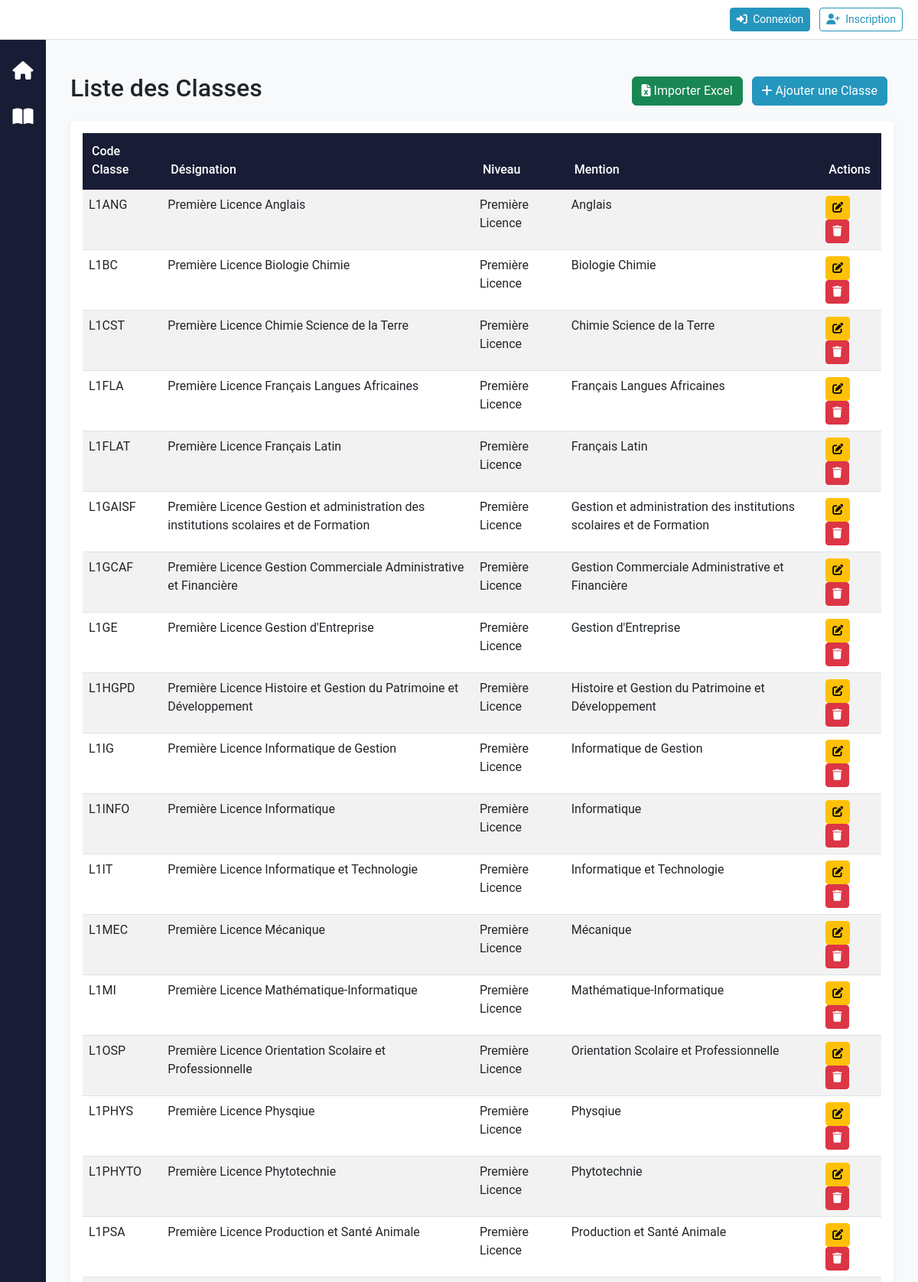
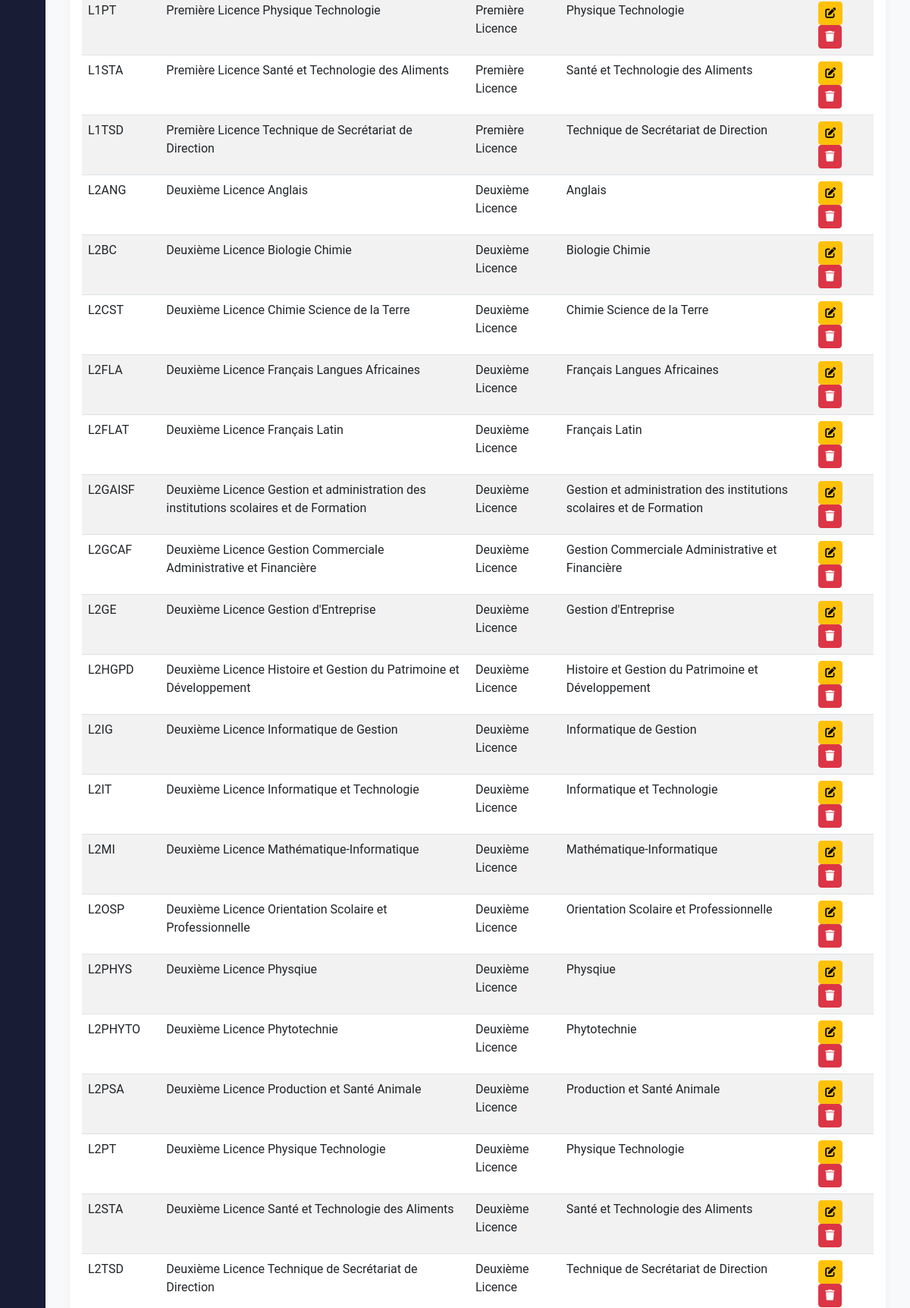
The page /reglage/classes/ (upper part) on the database its author committed (2 pictures, top to bottom).
### reglage/models.py (models this page shows, shortened)
class Classe(models.Model):
    niveau = models.ForeignKey(Niveau, on_delete=models.CASCADE)
    mention = models.ForeignKey(Mention, on_delete=models.CASCADE)
    CodeClasse = models.CharField(max_length=40, unique=True, blank=True)
    DesignationClasse = models.CharField(max_length=200, blank=True)
    class Meta:
        unique_together = ('niveau', 'mention')

class Niveau(models.Model):
    CodeNiveau = models.CharField(max_length=20, primary_key=True)
    DesignationNiveau = models.CharField(max_length=100)
    def __str__(self):
        return self.DesignationNiveau

class Mention(models.Model):
    CodeMention = models.CharField(max_length=20, primary_key=True)
    DesignationMention = models.CharField(max_length=100)
    departement = models.ForeignKey(Departement, on_delete=models.CASCADE, related_name='mentions', null=True, blank=True)
    def __str__(self):
        return self.DesignationMention

### reglage/views.py (the view)
# urls.py: path('classes/', views.ClasseListView.as_view(), name='classe_list'),
class ClasseListView(OrganisationFilterMixin, ListView):
    model = Classe
    template_name = 'reglage/classe_list.html'
    context_object_name = 'classes'
    def get_queryset(self):
        queryset = Classe.objects.all()
        user_org = self.get_user_organisation()
        if user_org:
            queryset = queryset.filter(mention__departement__section__CodeSection=user_org.code)
        return queryset.order_by('CodeClasse')

### accounts/context_processors.py (called while the page is built, shortened)
def user_roles(request):
    return {
        'user_organisation': None,
        'is_org_user': False,
        'is_admin': False,
        'is_administrative_role': False,
        'is_gestionnaire': False,
        'is_section_role': False,
        'is_department_role': False,
        'is_enseignant': False,
        'is_etudiant': False,
        'is_personnel_admin': False,
        'can_access_reglage': False,
        'can_access_finance': False,
        'can_create_users': False,
        'can_delete_all': False,
        'can_view_department_data': lambda dept: False,
        'can_view_section_data': lambda section: False,
        'user_roles': [],
        'user_department': None,
        'user_section': None,
        'user_section_designation': None,
    }

### accounts/organisation_utils.py (called while the page is built)
def get_user_organisation(user):
    if not user.is_authenticated:
        return None
    if user.is_superuser:
        return None
    if hasattr(user, 'profile') and user.profile.organisation:
        return user.profile.organisation
    return None

def is_org_user(user):
    return get_user_organisation(user) is not None

### reglage/views.py (called while the page is built)
    def get_user_organisation(self):
        return get_user_organisation(self.request.user)

    def is_org_user(self):
        return is_org_user(self.request.user)

    def get_context_data(self, **kwargs):
        context = super().get_context_data(**kwargs)
        context['is_org_user'] = self.is_org_user()
        context['user_organisation'] = self.get_user_organisation()
        return context

### reglage/templates/reglage/classe_list.html (shortened to what this page needs)
{% extends 'base.html' %}
{% block content %}
<div class="container mt-4">
    <div class="d-flex justify-content-between align-items-center mb-3">
        <h2>Liste des Classes</h2>
        <div>
            <button type="button" class="btn btn-success me-2" data-bs-toggle="modal" data-bs-target="#importExcelModal">
                <i class="fas fa-file-excel"></i> Importer Excel
            </button>
            <a href="{% url 'reglage:classe_create' %}" class="btn btn-primary me-2">
                <i class="fas fa-plus"></i> Ajouter une Classe
            </a>
        </div>
    </div>
    <div class="card">
        <div class="card-body">
            <table class="table table-striped table-hover">
                <thead class="thead-dark">
                    <tr>
                        <th>Code Classe</th>
                        <th>Désignation</th>
                        <th>Niveau</th>
                        <th>Mention</th>
                        <th>Actions</th>
                    </tr>
                </thead>
                <tbody>
                    {% for classe in classes %}
                    <tr>
                        <td>{{ classe.CodeClasse }}</td>
                        <td>{{ classe.DesignationClasse }}</td>
                        <td>{{ classe.niveau }}</td>
                        <td>{{ classe.mention }}</td>
                        <td>
                            <a href="{% url 'reglage:classe_update' classe.pk %}" class="btn btn-sm btn-warning" title="Modifier">
                                <i class="fas fa-edit"></i>
                            </a>
                            {% if not is_org_user %}
                            <a href="{% url 'reglage:classe_delete' classe.pk %}" class="btn btn-sm btn-danger" title="Supprimer">
                                <i class="fas fa-trash"></i>
                            </a>
                            {% endif %}
                        </td>
                    </tr>
                    {% empty %}
                    <tr>
                        <td colspan="5" class="text-center">Aucune classe trouvée.</td>
                    </tr>
                    {% endfor %}
                </tbody>
            </table>
        </div>
    </div>
</div>
{% endblock %}

### static/css/style.css (style rules this page uses)
:root { --primary: #2596be; --primary-dark: #1a7592; --secondary: #6c757d; --success: #28a745; --info: #17a2b8; --warning: #ffc107; --danger: #dc3545; --light: #f8f9fa; --dark: #181c34; --border-radius: 0.375rem; --transition: all 0.3s ease; }
body { background-color: var(--light); font-size: 16px; font-family: 'Roboto', 'Segoe UI', sans-serif; }
.card { border: none; box-shadow: 0 2px 10px rgba(0,0,0,0.05); transition: var(--transition); }
.table thead th { background-color: var(--dark); color: white; border-bottom: 2px solid var(--dark); font-weight: 500; padding: 0.75rem; }
.btn-primary { background-color: var(--primary); border-color: var(--primary); }

### templates/base.html (style rules this page uses)
body { display: flex; min-height: 100vh; flex-direction: column; }

### rows shown on the page
Classe: CodeClasse "L1ANG", DesignationClasse "Première Licence Anglais", niveau "Première Licence", mention "Anglais"
Classe: CodeClasse "L1BC", DesignationClasse "Première Licence Biologie Chimie", niveau "Première Licence", mention "Biologie Chimie"
Classe: CodeClasse "L1CST", DesignationClasse "Première Licence Chimie Science de la Terre", niveau "Première Licence", mention "Chimie Science de la Terre"
Classe: CodeClasse "L1FLA", DesignationClasse "Première Licence Français Langues Africaines", niveau "Première Licence", mention "Français Langues Africaines"
Classe: CodeClasse "L1FLAT", DesignationClasse "Première Licence Français Latin", niveau "Première Licence", mention "Français Latin"
Classe: CodeClasse "L1GAISF", DesignationClasse "Première Licence Gestion et administration des institutions scolaires et de Formation", niveau "Première Licence", mention "Gestion et administration des institutions scolaires et de Formation"
Classe: CodeClasse "L1GCAF", DesignationClasse "Première Licence Gestion Commerciale Administrative et Financière", niveau "Première Licence", mention "Gestion Commerciale Administrative et Financière"
Classe: CodeClasse "L1GE", DesignationClasse "Première Licence Gestion d'Entreprise", niveau "Première Licence", mention "Gestion d'Entreprise"
Classe: CodeClasse "L1HGPD", DesignationClasse "Première Licence Histoire et Gestion du Patrimoine et Développement", niveau "Première Licence", mention "Histoire et Gestion du Patrimoine et Développement"
Classe: CodeClasse "L1IG", DesignationClasse "Première Licence Informatique de Gestion", niveau "Première Licence", mention "Informatique de Gestion"
Classe: CodeClasse "L1INFO", DesignationClasse "Première Licence Informatique", niveau "Première Licence", mention "Informatique"
Classe: CodeClasse "L1IT", DesignationClasse "Première Licence Informatique et Technologie", niveau "Première Licence", mention "Informatique et Technologie"
Classe: CodeClasse "L1MEC", DesignationClasse "Première Licence Mécanique", niveau "Première Licence", mention "Mécanique"
Classe: CodeClasse "L1MI", DesignationClasse "Première Licence Mathématique-Informatique", niveau "Première Licence", mention "Mathématique-Informatique"
Classe: CodeClasse "L1OSP", DesignationClasse "Première Licence Orientation Scolaire et Professionnelle", niveau "Première Licence", mention "Orientation Scolaire et Professionnelle"
Classe: CodeClasse "L1PHYS", DesignationClasse "Première Licence Physqiue", niveau "Première Licence", mention "Physqiue"
Classe: CodeClasse "L1PHYTO", DesignationClasse "Première Licence Phytotechnie", niveau "Première Licence", mention "Phytotechnie"
Classe: CodeClasse "L1PSA", DesignationClasse "Première Licence Production et Santé Animale", niveau "Première Licence", mention "Production et Santé Animale"
Classe: CodeClasse "L1PT", DesignationClasse "Première Licence Physique Technologie", niveau "Première Licence", mention "Physique Technologie"
Classe: CodeClasse "L1STA", DesignationClasse "Première Licence Santé et Technologie des Aliments", niveau "Première Licence", mention "Santé et Technologie des Aliments"
Classe: CodeClasse "L1TSD", DesignationClasse "Première Licence Technique de Secrétariat de Direction", niveau "Première Licence", mention "Technique de Secrétariat de Direction"
Classe: CodeClasse "L2ANG", DesignationClasse "Deuxième Licence Anglais", niveau "Deuxième Licence", mention "Anglais"
Classe: CodeClasse "L2BC", DesignationClasse "Deuxième Licence Biologie Chimie", niveau "Deuxième Licence", mention "Biologie Chimie"
Classe: CodeClasse "L2CST", DesignationClasse "Deuxième Licence Chimie Science de la Terre", niveau "Deuxième Licence", mention "Chimie Science de la Terre"
Classe: CodeClasse "L2FLA", DesignationClasse "Deuxième Licence Français Langues Africaines", niveau "Deuxième Licence", mention "Français Langues Africaines"
Classe: CodeClasse "L2FLAT", DesignationClasse "Deuxième Licence Français Latin", niveau "Deuxième Licence", mention "Français Latin"
Classe: CodeClasse "L2GAISF", DesignationClasse "Deuxième Licence Gestion et administration des institutions scolaires et de Formation", niveau "Deuxième Licence", mention "Gestion et administration des institutions scolaires et de Formation"
Classe: CodeClasse "L2GCAF", DesignationClasse "Deuxième Licence Gestion Commerciale Administrative et Financière", niveau "Deuxième Licence", mention "Gestion Commerciale Administrative et Financière"
Classe: CodeClasse "L2GE", DesignationClasse "Deuxième Licence Gestion d'Entreprise", niveau "Deuxième Licence", mention "Gestion d'Entreprise"
Classe: CodeClasse "L2HGPD", DesignationClasse "Deuxième Licence Histoire et Gestion du Patrimoine et Développement", niveau "Deuxième Licence", mention "Histoire et Gestion du Patrimoine et Développement"
Classe: CodeClasse "L2IG", DesignationClasse "Deuxième Licence Informatique de Gestion", niveau "Deuxième Licence", mention "Informatique de Gestion"
Classe: CodeClasse "L2IT", DesignationClasse "Deuxième Licence Informatique et Technologie", niveau "Deuxième Licence", mention "Informatique et Technologie"
Classe: CodeClasse "L2MI", DesignationClasse "Deuxième Licence Mathématique-Informatique", niveau "Deuxième Licence", mention "Mathématique-Informatique"
Classe: CodeClasse "L2OSP", DesignationClasse "Deuxième Licence Orientation Scolaire et Professionnelle", niveau "Deuxième Licence", mention "Orientation Scolaire et Professionnelle"
Classe: CodeClasse "L2PHYS", DesignationClasse "Deuxième Licence Physqiue", niveau "Deuxième Licence", mention "Physqiue"
Classe: CodeClasse "L2PHYTO", DesignationClasse "Deuxième Licence Phytotechnie", niveau "Deuxième Licence", mention "Phytotechnie"
Classe: CodeClasse "L2PSA", DesignationClasse "Deuxième Licence Production et Santé Animale", niveau "Deuxième Licence", mention "Production et Santé Animale"
Classe: CodeClasse "L2PT", DesignationClasse "Deuxième Licence Physique Technologie", niveau "Deuxième Licence", mention "Physique Technologie"
Classe: CodeClasse "L2STA", DesignationClasse "Deuxième Licence Santé et Technologie des Aliments", niveau "Deuxième Licence", mention "Santé et Technologie des Aliments"
Classe: CodeClasse "L2TSD", DesignationClasse "Deuxième Licence Technique de Secrétariat de Direction", niveau "Deuxième Licence", mention "Technique de Secrétariat de Direction"
